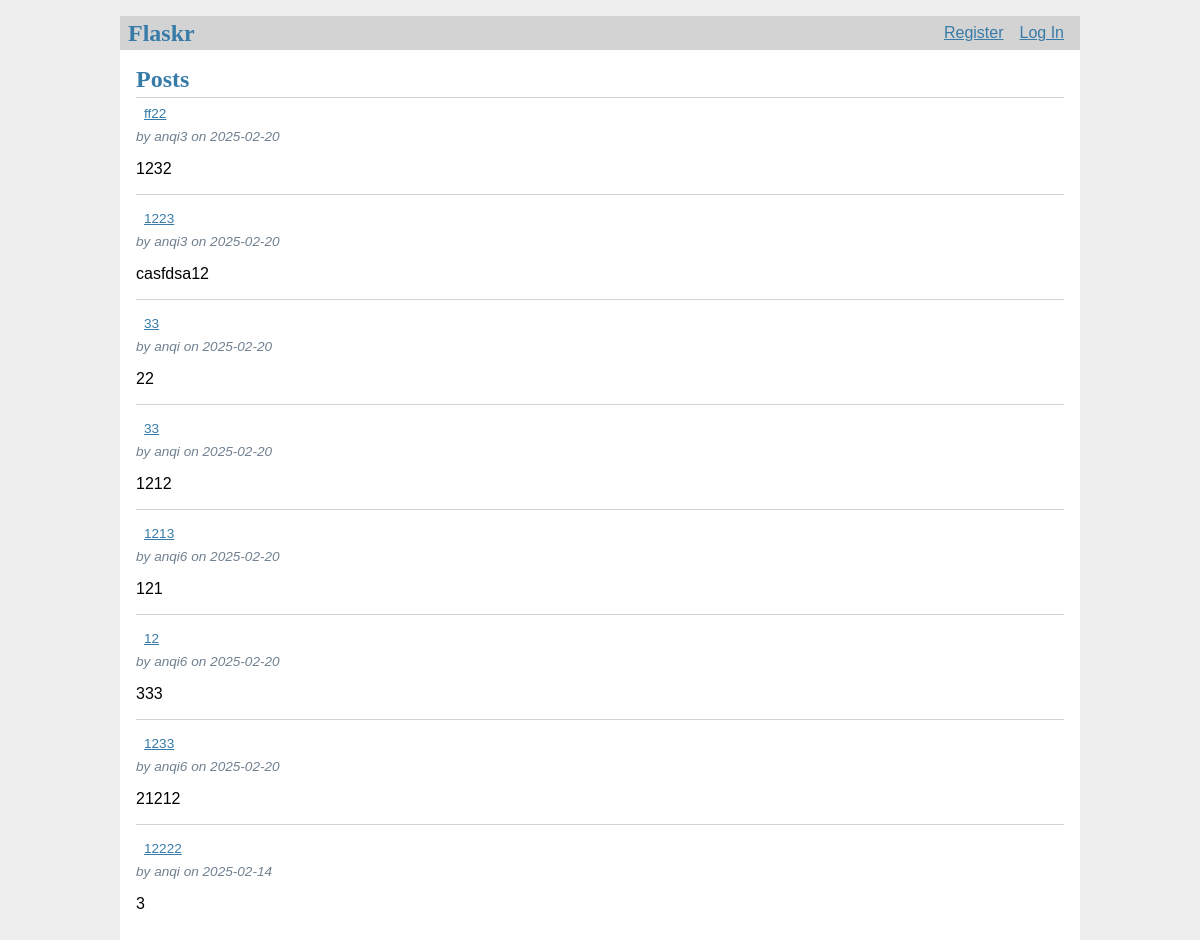
Before: / with the older database file.
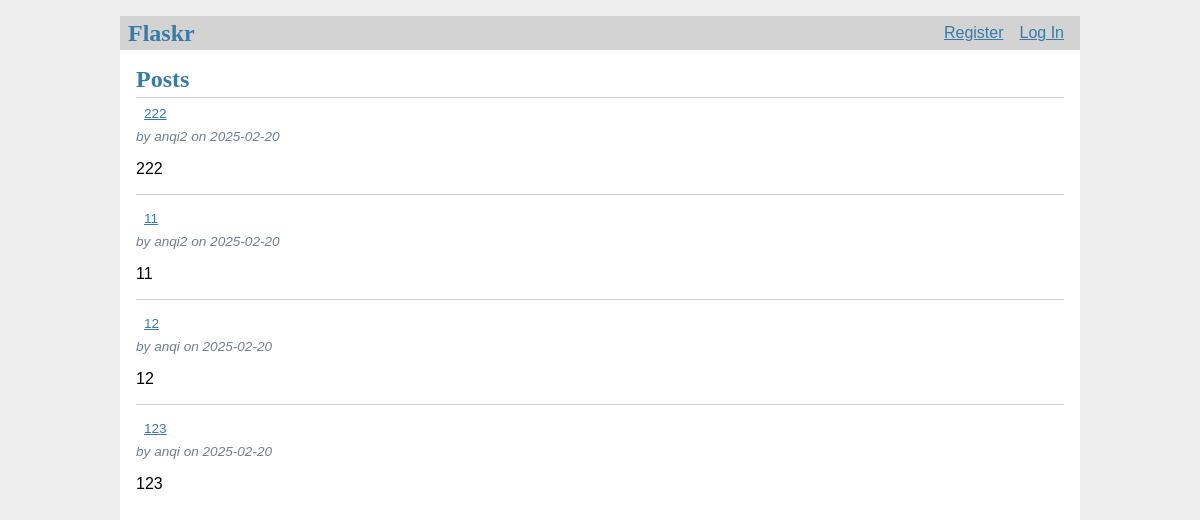
After: the same page with the newer database file.
### flaskr/db/db.py (models this page shows, shortened)
class Post(sqldb.Model):
    id = sqldb.Column(sqldb.Integer, primary_key=True, autoincrement=True)
    author_id = sqldb.Column(sqldb.Integer, sqldb.ForeignKey('user.id'), nullable=False) # User.id will cause an error: can't find foreign key
    created   = sqldb.Column(sqldb.DateTime, nullable=False, default=datetime.utcnow)
    title     = sqldb.Column(sqldb.String(120), nullable=False)
    body      = sqldb.Column(sqldb.Text, nullable=False)

class User(sqldb.Model):
    id = sqldb.Column(sqldb.Integer, primary_key=True, autoincrement=True)
    username = sqldb.Column(sqldb.String(80), unique=True, nullable=False)
    password = sqldb.Column(sqldb.String(120), nullable=False)
    email    = sqldb.Column(sqldb.String(120), nullable=False)

### flaskr/blog/blog.py (the view)
@bp.route('/')
def index():
    try:
        query = (
            Post.query
            .join(User, Post.author_id == User.id)
            .add_columns(
                Post.id,
                Post.title,  # 假设 Post 模型中有一个名为 title 的字段
                Post.body,   # 假设 Post 模型中有一个名为 body 的字段（注意：原 SQL 中是 'body'，但常见字段名可能是 'content'）
                Post.created,  # 假设 Post 模型中有一个名为 created 的字段
                Post.author_id,
                User.username  # 从 User 模型中加入 username 字段
            )
            .order_by(desc(Post.created))  # 按照 created 字段降序排列
        )
        results = query.all()
    except AttributeError as e:
        print(f"An error occurred: {e}")
        posts = []
    return render_template('./index.html', posts=results)

### flaskr/auth/auth.py (called while the page is built)
@bp.before_app_request
def load_logged_in_user():
    user_id = session.get('user_id')
    if user_id is None:
        g.user = None
    else:
        g.user = User.query.get(user_id)

### flaskr/blog/templates/index.html (shortened to what this page needs)
{% extends 'base.html' %}
{% block header %}
  <h1>{% block title %}Posts{% endblock %}</h1>
{% endblock %}
{% block content %}
  {% for post in posts %}
    <article class="post">
      <header>
        <div>
          <a class="action" href="{{ url_for('blog.read', id=post['id']) }}">{{ post['title'] }}</a>
          <div class="about">by {{ post['username'] }} on {{ post['created'].strftime('%Y-%m-%d') }}</div>
        </div>
      </header>
      <p class="body">{{ post['body'] }}</p>
    </article>
    {% if not loop.last %}
      <hr>
    {% endif %}
  {% endfor %}
{% endblock %}

### flaskr/templates/base.html (shortened to what this page needs)
<!doctype html>
<link rel="stylesheet" href="{{ url_for('static', filename='style.css') }}">
<nav>
  <h1>Flaskr</h1>
  <ul>
    {% if g.user %}
      <li><span>{{ g.user['username'] }}</span>
      <li><a href="{{ url_for('auth.logout') }}">Log Out</a>
    {% else %}
      <li><a href="{{ url_for('auth.register') }}">Register</a>
      <li><a href="{{ url_for('auth.login') }}">Log In</a>
    {% endif %}
  </ul>
</nav>
<section class="content">
  <header>
    {% block header %}{% endblock %}
  </header>
  {% block content %}{% endblock %}
</section>

### flaskr/static/style.css (style rules this page uses)
h1 { font-family: serif; color: #377ba8; margin: 1rem 0; }
a { color: #377ba8; }
hr { border: none; border-top: 1px solid lightgray; }
nav { background: lightgray; display: flex; align-items: center; padding: 0 0.5rem; }
nav h1 { flex: auto; margin: 0; }
nav ul { display: flex; list-style: none; margin: 0; padding: 0; }
nav ul li a, nav ul li span, header .action { display: block; padding: 0.5rem; }
.content { padding: 0 1rem 1rem; }
.content > header { border-bottom: 1px solid lightgray; display: flex; align-items: flex-end; }
.content > header h1 { flex: auto; margin: 1rem 0 0.25rem 0; }
.post > header { display: flex; align-items: flex-end; font-size: 0.85em; }
.post > header > div:first-of-type { flex: auto; }
.post .about { color: slategray; font-style: italic; }
.post .body { white-space: pre-line; }
.content:last-child { margin-bottom: 0; }

Changed rows visible on the page:
removed Post: title "ff22", username "anqi3", created "2025-02-20", body "1232"
removed Post: title "1223", username "anqi3", created "2025-02-20", body "casfdsa12"
removed Post: title "33", username "anqi", created "2025-02-20", body "22"
removed Post: title "33", username "anqi", created "2025-02-20", body "1212"
removed Post: title "1213", username "anqi6", created "2025-02-20", body "121"
added Post: title "222", username "anqi2", created "2025-02-20", body "222"
changed Post (number 2 of 4 on the later page): title "12" → "11"; username "anqi6" → "anqi2"; body "333" → "11"
changed Post (number 3 of 4 on the later page): title "1233" → "12"; username "anqi6" → "anqi"; body "21212" → "12"
changed Post (number 4 of 4 on the later page): title "12222" → "123"; created "2025-02-14" → "2025-02-20"; body "3" → "123"
